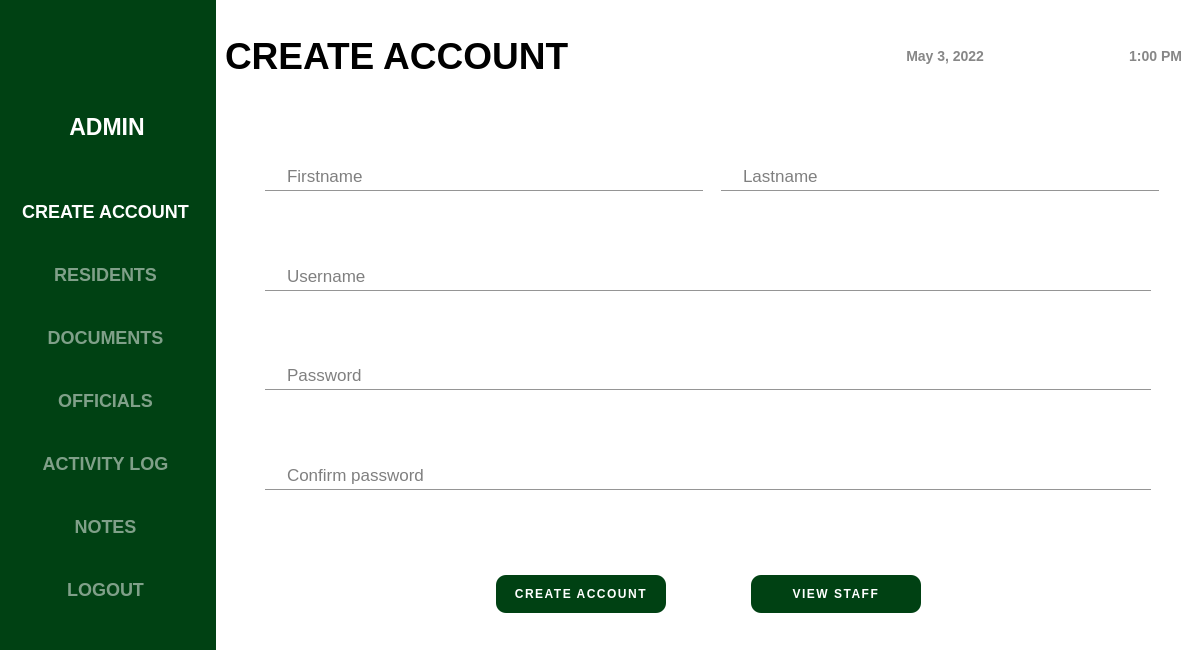
<?xml version="1.0" encoding="UTF-8"?>
<ui version="4.0">
 <class>LogIn</class>
 <widget class="QMainWindow" name="LogIn">
  <property name="geometry">
   <rect>
    <x>0</x>
    <y>0</y>
    <width>1200</width>
    <height>650</height>
   </rect>
  </property>
  <property name="minimumSize">
   <size>
    <width>1200</width>
    <height>650</height>
   </size>
  </property>
  <property name="maximumSize">
   <size>
    <width>16777215</width>
    <height>16777215</height>
   </size>
  </property>
  <property name="windowTitle">
   <string>MainWindow</string>
  </property>
  <property name="styleSheet">
   <string notr="true"/>
  </property>
  <widget class="QWidget" name="centralwidget">
   <property name="minimumSize">
    <size>
     <width>1200</width>
     <height>650</height>
    </size>
   </property>
   <property name="maximumSize">
    <size>
     <width>16777215</width>
     <height>16777215</height>
    </size>
   </property>
   <property name="styleSheet">
    <string notr="true">background-color: rgb(0, 65, 19);</string>
   </property>
   <layout class="QHBoxLayout" name="horizontalLayout">
    <property name="leftMargin">
     <number>0</number>
    </property>
    <property name="topMargin">
     <number>0</number>
    </property>
    <property name="rightMargin">
     <number>0</number>
    </property>
    <property name="bottomMargin">
     <number>0</number>
    </property>
    <item>
     <widget class="QFrame" name="menu_container">
      <property name="minimumSize">
       <size>
        <width>210</width>
        <height>650</height>
       </size>
      </property>
      <property name="maximumSize">
       <size>
        <width>210</width>
        <height>16777215</height>
       </size>
      </property>
      <property name="styleSheet">
       <string notr="true">border: none;</string>
      </property>
      <property name="frameShape">
       <enum>QFrame::StyledPanel</enum>
      </property>
      <property name="frameShadow">
       <enum>QFrame::Raised</enum>
      </property>
      <layout class="QVBoxLayout" name="verticalLayout">
       <item>
        <widget class="QFrame" name="frame_3">
         <property name="minimumSize">
          <size>
           <width>196</width>
           <height>151</height>
          </size>
         </property>
         <property name="maximumSize">
          <size>
           <width>16777215</width>
           <height>151</height>
          </size>
         </property>
         <property name="layoutDirection">
          <enum>Qt::LeftToRight</enum>
         </property>
         <property name="frameShape">
          <enum>QFrame::StyledPanel</enum>
         </property>
         <property name="frameShadow">
          <enum>QFrame::Raised</enum>
         </property>
         <layout class="QVBoxLayout" name="verticalLayout_2">
          <item>
           <widget class="QFrame" name="frame">
            <property name="minimumSize">
             <size>
              <width>0</width>
              <height>80</height>
             </size>
            </property>
            <property name="frameShape">
             <enum>QFrame::StyledPanel</enum>
            </property>
            <property name="frameShadow">
             <enum>QFrame::Raised</enum>
            </property>
            <layout class="QHBoxLayout" name="horizontalLayout_2">
             <item>
              <widget class="QLabel" name="admin_picture">
               <property name="minimumSize">
                <size>
                 <width>60</width>
                 <height>60</height>
                </size>
               </property>
               <property name="maximumSize">
                <size>
                 <width>80</width>
                 <height>80</height>
                </size>
               </property>
               <property name="layoutDirection">
                <enum>Qt::LeftToRight</enum>
               </property>
               <property name="text">
                <string/>
               </property>
               <property name="pixmap">
                <pixmap>../images&amp;icon/user.png</pixmap>
               </property>
               <property name="scaledContents">
                <bool>true</bool>
               </property>
              </widget>
             </item>
            </layout>
           </widget>
          </item>
          <item>
           <widget class="QLabel" name="admin_name">
            <property name="font">
             <font>
              <pointsize>17</pointsize>
              <bold>true</bold>
             </font>
            </property>
            <property name="styleSheet">
             <string notr="true">color: white;</string>
            </property>
            <property name="text">
             <string>&lt;html&gt;&lt;head/&gt;&lt;body&gt;&lt;p align=&quot;center&quot;&gt;ADMIN&lt;/p&gt;&lt;/body&gt;&lt;/html&gt;</string>
            </property>
           </widget>
          </item>
         </layout>
        </widget>
       </item>
       <item>
        <widget class="QFrame" name="frame_4">
         <property name="styleSheet">
          <string notr="true">QPushButton{
color: rgb(128, 160, 137);
font-size: 18px;
font-weight: bold;
text-align: center;
cursor: pointer;
}

QPushButton:hover{
color: white;
}</string>
         </property>
         <property name="frameShape">
          <enum>QFrame::StyledPanel</enum>
         </property>
         <property name="frameShadow">
          <enum>QFrame::Raised</enum>
         </property>
         <layout class="QVBoxLayout" name="verticalLayout_3">
          <item>
           <widget class="QPushButton" name="create_account_button">
            <property name="minimumSize">
             <size>
              <width>175</width>
              <height>41</height>
             </size>
            </property>
            <property name="cursor">
             <cursorShape>PointingHandCursor</cursorShape>
            </property>
            <property name="styleSheet">
             <string notr="true">color: white;</string>
            </property>
            <property name="text">
             <string>CREATE ACCOUNT</string>
            </property>
           </widget>
          </item>
          <item>
           <widget class="QPushButton" name="residents_button">
            <property name="minimumSize">
             <size>
              <width>175</width>
              <height>41</height>
             </size>
            </property>
            <property name="cursor">
             <cursorShape>PointingHandCursor</cursorShape>
            </property>
            <property name="text">
             <string>RESIDENTS</string>
            </property>
           </widget>
          </item>
          <item>
           <widget class="QPushButton" name="documents_button">
            <property name="minimumSize">
             <size>
              <width>175</width>
              <height>41</height>
             </size>
            </property>
            <property name="cursor">
             <cursorShape>PointingHandCursor</cursorShape>
            </property>
            <property name="text">
             <string>DOCUMENTS</string>
            </property>
           </widget>
          </item>
          <item>
           <widget class="QPushButton" name="officials_button">
            <property name="minimumSize">
             <size>
              <width>175</width>
              <height>41</height>
             </size>
            </property>
            <property name="cursor">
             <cursorShape>PointingHandCursor</cursorShape>
            </property>
            <property name="text">
             <string>OFFICIALS</string>
            </property>
           </widget>
          </item>
          <item>
           <widget class="QPushButton" name="transactions_button">
            <property name="minimumSize">
             <size>
              <width>175</width>
              <height>41</height>
             </size>
            </property>
            <property name="cursor">
             <cursorShape>PointingHandCursor</cursorShape>
            </property>
            <property name="text">
             <string>ACTIVITY LOG</string>
            </property>
           </widget>
          </item>
          <item>
           <widget class="QPushButton" name="notes_button">
            <property name="minimumSize">
             <size>
              <width>175</width>
              <height>41</height>
             </size>
            </property>
            <property name="cursor">
             <cursorShape>PointingHandCursor</cursorShape>
            </property>
            <property name="text">
             <string>NOTES</string>
            </property>
           </widget>
          </item>
          <item>
           <widget class="QPushButton" name="logout_button">
            <property name="minimumSize">
             <size>
              <width>175</width>
              <height>41</height>
             </size>
            </property>
            <property name="cursor">
             <cursorShape>PointingHandCursor</cursorShape>
            </property>
            <property name="text">
             <string>LOGOUT</string>
            </property>
           </widget>
          </item>
         </layout>
        </widget>
       </item>
      </layout>
     </widget>
    </item>
    <item>
     <widget class="QFrame" name="frame_2">
      <property name="minimumSize">
       <size>
        <width>961</width>
        <height>650</height>
       </size>
      </property>
      <property name="maximumSize">
       <size>
        <width>16777215</width>
        <height>16777215</height>
       </size>
      </property>
      <property name="styleSheet">
       <string notr="true">border: 1px solid black;
background-color: rgb(255, 255, 255);
border-radius: 0;
border: none;</string>
      </property>
      <property name="frameShape">
       <enum>QFrame::StyledPanel</enum>
      </property>
      <property name="frameShadow">
       <enum>QFrame::Raised</enum>
      </property>
      <layout class="QVBoxLayout" name="verticalLayout_4">
       <property name="spacing">
        <number>7</number>
       </property>
       <property name="leftMargin">
        <number>0</number>
       </property>
       <property name="topMargin">
        <number>0</number>
       </property>
       <property name="rightMargin">
        <number>0</number>
       </property>
       <property name="bottomMargin">
        <number>0</number>
       </property>
       <item>
        <widget class="QFrame" name="frame_5">
         <property name="minimumSize">
          <size>
           <width>951</width>
           <height>111</height>
          </size>
         </property>
         <property name="styleSheet">
          <string notr="true">border: none;</string>
         </property>
         <property name="frameShape">
          <enum>QFrame::StyledPanel</enum>
         </property>
         <property name="frameShadow">
          <enum>QFrame::Raised</enum>
         </property>
         <layout class="QHBoxLayout" name="horizontalLayout_3">
          <item>
           <widget class="QLabel" name="label_3">
            <property name="minimumSize">
             <size>
              <width>551</width>
              <height>91</height>
             </size>
            </property>
            <property name="font">
             <font>
              <pointsize>28</pointsize>
              <bold>true</bold>
             </font>
            </property>
            <property name="text">
             <string>&lt;html&gt;&lt;head/&gt;&lt;body&gt;&lt;p&gt;CREATE ACCOUNT&lt;/p&gt;&lt;/body&gt;&lt;/html&gt;</string>
            </property>
           </widget>
          </item>
          <item>
           <widget class="QFrame" name="frame_8">
            <property name="styleSheet">
             <string notr="true">QLabel{
color: rgb(135, 135, 135);
font-weight: bold;
font-size: 14px;
}</string>
            </property>
            <property name="frameShape">
             <enum>QFrame::StyledPanel</enum>
            </property>
            <property name="frameShadow">
             <enum>QFrame::Raised</enum>
            </property>
            <layout class="QHBoxLayout" name="horizontalLayout_4">
             <item>
              <widget class="QLabel" name="header_date">
               <property name="text">
                <string>&lt;html&gt;&lt;head/&gt;&lt;body&gt;&lt;p align=&quot;right&quot;&gt;May 3, 2022&lt;/p&gt;&lt;/body&gt;&lt;/html&gt;</string>
               </property>
              </widget>
             </item>
             <item>
              <widget class="QLabel" name="header_time">
               <property name="text">
                <string>&lt;html&gt;&lt;head/&gt;&lt;body&gt;&lt;p align=&quot;right&quot;&gt;1:00 PM&lt;/p&gt;&lt;/body&gt;&lt;/html&gt;</string>
               </property>
              </widget>
             </item>
            </layout>
           </widget>
          </item>
         </layout>
        </widget>
       </item>
       <item>
        <widget class="QFrame" name="frame_6">
         <property name="minimumSize">
          <size>
           <width>936</width>
           <height>411</height>
          </size>
         </property>
         <property name="maximumSize">
          <size>
           <width>16777215</width>
           <height>16777215</height>
          </size>
         </property>
         <property name="styleSheet">
          <string notr="true">QLineEdit{
background-color: transparent;
border-bottom: 1px solid  rgb(149, 149, 149);
padding-left: 20px;
}</string>
         </property>
         <property name="frameShape">
          <enum>QFrame::StyledPanel</enum>
         </property>
         <property name="frameShadow">
          <enum>QFrame::Raised</enum>
         </property>
         <layout class="QVBoxLayout" name="verticalLayout_5">
          <item>
           <widget class="QFrame" name="frame_9">
            <property name="maximumSize">
             <size>
              <width>16777215</width>
              <height>16777215</height>
             </size>
            </property>
            <property name="frameShape">
             <enum>QFrame::StyledPanel</enum>
            </property>
            <property name="frameShadow">
             <enum>QFrame::Raised</enum>
            </property>
            <layout class="QHBoxLayout" name="horizontalLayout_5">
             <property name="spacing">
              <number>25</number>
             </property>
             <property name="leftMargin">
              <number>40</number>
             </property>
             <property name="rightMargin">
              <number>40</number>
             </property>
             <item>
              <widget class="QFrame" name="frame_13">
               <property name="minimumSize">
                <size>
                 <width>438</width>
                 <height>73</height>
                </size>
               </property>
               <property name="frameShape">
                <enum>QFrame::StyledPanel</enum>
               </property>
               <property name="frameShadow">
                <enum>QFrame::Raised</enum>
               </property>
               <layout class="QVBoxLayout" name="verticalLayout_6">
                <property name="leftMargin">
                 <number>0</number>
                </property>
                <property name="topMargin">
                 <number>0</number>
                </property>
                <property name="rightMargin">
                 <number>0</number>
                </property>
                <property name="bottomMargin">
                 <number>0</number>
                </property>
                <item>
                 <widget class="QLineEdit" name="firstname_input">
                  <property name="minimumSize">
                   <size>
                    <width>0</width>
                    <height>30</height>
                   </size>
                  </property>
                  <property name="font">
                   <font>
                    <pointsize>13</pointsize>
                   </font>
                  </property>
                  <property name="placeholderText">
                   <string>Firstname</string>
                  </property>
                 </widget>
                </item>
               </layout>
              </widget>
             </item>
             <item>
              <widget class="QFrame" name="frame_14">
               <property name="minimumSize">
                <size>
                 <width>438</width>
                 <height>73</height>
                </size>
               </property>
               <property name="frameShape">
                <enum>QFrame::StyledPanel</enum>
               </property>
               <property name="frameShadow">
                <enum>QFrame::Raised</enum>
               </property>
               <layout class="QVBoxLayout" name="verticalLayout_7">
                <property name="leftMargin">
                 <number>0</number>
                </property>
                <property name="topMargin">
                 <number>0</number>
                </property>
                <property name="rightMargin">
                 <number>0</number>
                </property>
                <property name="bottomMargin">
                 <number>0</number>
                </property>
                <item>
                 <widget class="QLineEdit" name="lastname_input">
                  <property name="minimumSize">
                   <size>
                    <width>0</width>
                    <height>30</height>
                   </size>
                  </property>
                  <property name="font">
                   <font>
                    <pointsize>13</pointsize>
                   </font>
                  </property>
                  <property name="placeholderText">
                   <string>Lastname</string>
                  </property>
                 </widget>
                </item>
               </layout>
              </widget>
             </item>
            </layout>
           </widget>
          </item>
          <item>
           <widget class="QFrame" name="frame_11">
            <property name="frameShape">
             <enum>QFrame::StyledPanel</enum>
            </property>
            <property name="frameShadow">
             <enum>QFrame::Raised</enum>
            </property>
            <layout class="QVBoxLayout" name="verticalLayout_8">
             <property name="leftMargin">
              <number>40</number>
             </property>
             <property name="topMargin">
              <number>0</number>
             </property>
             <property name="rightMargin">
              <number>40</number>
             </property>
             <property name="bottomMargin">
              <number>0</number>
             </property>
             <item>
              <widget class="QLineEdit" name="username_input">
               <property name="minimumSize">
                <size>
                 <width>0</width>
                 <height>30</height>
                </size>
               </property>
               <property name="font">
                <font>
                 <pointsize>13</pointsize>
                </font>
               </property>
               <property name="placeholderText">
                <string>Username</string>
               </property>
              </widget>
             </item>
            </layout>
           </widget>
          </item>
          <item>
           <widget class="QFrame" name="frame_10">
            <property name="frameShape">
             <enum>QFrame::StyledPanel</enum>
            </property>
            <property name="frameShadow">
             <enum>QFrame::Raised</enum>
            </property>
            <layout class="QVBoxLayout" name="verticalLayout_10">
             <property name="leftMargin">
              <number>40</number>
             </property>
             <property name="topMargin">
              <number>0</number>
             </property>
             <property name="rightMargin">
              <number>40</number>
             </property>
             <property name="bottomMargin">
              <number>0</number>
             </property>
             <item>
              <widget class="QLineEdit" name="password_input">
               <property name="minimumSize">
                <size>
                 <width>0</width>
                 <height>30</height>
                </size>
               </property>
               <property name="font">
                <font>
                 <pointsize>13</pointsize>
                </font>
               </property>
               <property name="placeholderText">
                <string>Password</string>
               </property>
              </widget>
             </item>
            </layout>
           </widget>
          </item>
          <item>
           <widget class="QFrame" name="frame_12">
            <property name="frameShape">
             <enum>QFrame::StyledPanel</enum>
            </property>
            <property name="frameShadow">
             <enum>QFrame::Raised</enum>
            </property>
            <layout class="QVBoxLayout" name="verticalLayout_11">
             <property name="leftMargin">
              <number>40</number>
             </property>
             <property name="topMargin">
              <number>0</number>
             </property>
             <property name="rightMargin">
              <number>40</number>
             </property>
             <property name="bottomMargin">
              <number>0</number>
             </property>
             <item>
              <widget class="QLineEdit" name="confirm_password_input">
               <property name="minimumSize">
                <size>
                 <width>0</width>
                 <height>30</height>
                </size>
               </property>
               <property name="font">
                <font>
                 <pointsize>13</pointsize>
                </font>
               </property>
               <property name="placeholderText">
                <string>Confirm password</string>
               </property>
              </widget>
             </item>
            </layout>
           </widget>
          </item>
         </layout>
        </widget>
       </item>
       <item>
        <widget class="QFrame" name="frame_7">
         <property name="layoutDirection">
          <enum>Qt::RightToLeft</enum>
         </property>
         <property name="frameShape">
          <enum>QFrame::StyledPanel</enum>
         </property>
         <property name="frameShadow">
          <enum>QFrame::Raised</enum>
         </property>
         <layout class="QHBoxLayout" name="horizontalLayout_6">
          <property name="leftMargin">
           <number>200</number>
          </property>
          <property name="rightMargin">
           <number>200</number>
          </property>
          <item>
           <widget class="QPushButton" name="view_staff_button">
            <property name="minimumSize">
             <size>
              <width>170</width>
              <height>38</height>
             </size>
            </property>
            <property name="maximumSize">
             <size>
              <width>170</width>
              <height>38</height>
             </size>
            </property>
            <property name="cursor">
             <cursorShape>PointingHandCursor</cursorShape>
            </property>
            <property name="styleSheet">
             <string notr="true">#view_staff_button{
background-color: rgb(0, 65, 19);
color: white;
font-weight: bold;
letter-spacing: 1.5px;
border-radius: 10px;
}

#view_staff_button:hover{
background-color: white;
border: 4px solid rgb(0, 65, 19);
color: rgb(0, 65, 19);
}</string>
            </property>
            <property name="text">
             <string>VIEW STAFF</string>
            </property>
           </widget>
          </item>
          <item>
           <widget class="QPushButton" name="create_account_btn">
            <property name="minimumSize">
             <size>
              <width>170</width>
              <height>38</height>
             </size>
            </property>
            <property name="maximumSize">
             <size>
              <width>170</width>
              <height>38</height>
             </size>
            </property>
            <property name="cursor">
             <cursorShape>PointingHandCursor</cursorShape>
            </property>
            <property name="styleSheet">
             <string notr="true">#create_account_btn{
background-color: rgb(0, 65, 19);
color: white;
font-weight: bold;
letter-spacing: 1.5px;
border-radius: 10px;
}

#create_account_btn:hover{
background-color: white;
border: 4px solid rgb(0, 65, 19);
color: rgb(0, 65, 19);
}</string>
            </property>
            <property name="text">
             <string>CREATE ACCOUNT</string>
            </property>
           </widget>
          </item>
         </layout>
        </widget>
       </item>
      </layout>
     </widget>
    </item>
   </layout>
  </widget>
 </widget>
 <resources/>
 <connections/>
</ui>
